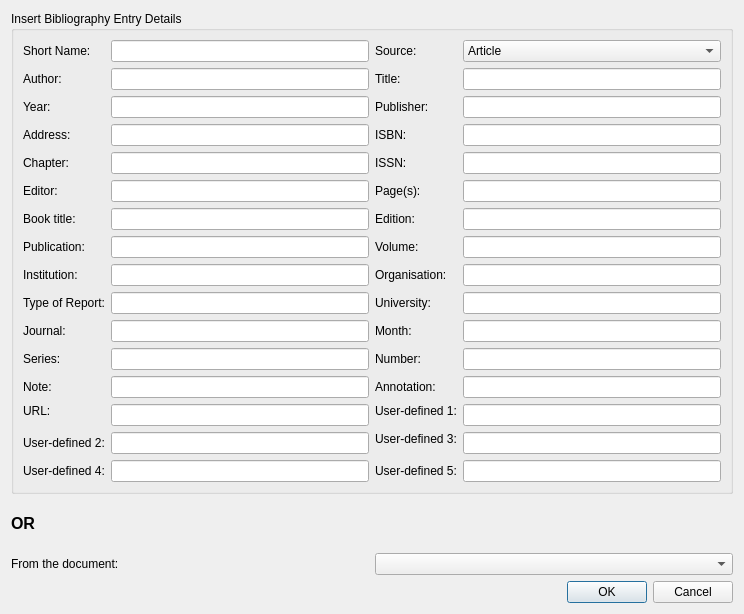
<?xml version="1.0" encoding="UTF-8"?>
<ui version="4.0">
 <class>InsertCitationDialog</class>
 <widget class="QDialog" name="InsertCitationDialog">
  <property name="windowModality">
   <enum>Qt::ApplicationModal</enum>
  </property>
  <property name="geometry">
   <rect>
    <x>0</x>
    <y>0</y>
    <width>744</width>
    <height>614</height>
   </rect>
  </property>
  <property name="focusPolicy">
   <enum>Qt::NoFocus</enum>
  </property>
  <property name="windowTitle">
   <string>Insert Bibliography entry</string>
  </property>
  <property name="sizeGripEnabled">
   <bool>false</bool>
  </property>
  <property name="modal">
   <bool>true</bool>
  </property>
  <layout class="QGridLayout" name="gridLayout_2">
   <item row="0" column="0">
    <widget class="QGroupBox" name="groupBox">
     <property name="title">
      <string>Insert Bibliography Entry Details</string>
     </property>
     <layout class="QGridLayout" name="gridLayout">
      <item row="0" column="0">
       <widget class="QLabel" name="shortnameLabel">
        <property name="text">
         <string>Short Name:</string>
        </property>
       </widget>
      </item>
      <item row="0" column="1">
       <widget class="QLineEdit" name="shortName">
        <property name="text">
         <string/>
        </property>
       </widget>
      </item>
      <item row="0" column="2">
       <widget class="QLabel" name="sourcetypeLabel">
        <property name="text">
         <string>Source:</string>
        </property>
       </widget>
      </item>
      <item row="0" column="3">
       <widget class="QComboBox" name="sourceType">
        <item>
         <property name="text">
          <string>Article</string>
         </property>
        </item>
        <item>
         <property name="text">
          <string>Book</string>
         </property>
        </item>
        <item>
         <property name="text">
          <string>Booklet</string>
         </property>
        </item>
        <item>
         <property name="text">
          <string>Conference</string>
         </property>
        </item>
        <item>
         <property name="text">
          <string>Email</string>
         </property>
        </item>
        <item>
         <property name="text">
          <string>Inbook</string>
         </property>
        </item>
        <item>
         <property name="text">
          <string>Incollection</string>
         </property>
        </item>
        <item>
         <property name="text">
          <string>Inproceedings</string>
         </property>
        </item>
        <item>
         <property name="text">
          <string>Journal</string>
         </property>
        </item>
        <item>
         <property name="text">
          <string>Manual</string>
         </property>
        </item>
        <item>
         <property name="text">
          <string>Masters thesis</string>
         </property>
        </item>
        <item>
         <property name="text">
          <string>Misc</string>
         </property>
        </item>
        <item>
         <property name="text">
          <string>PhD thesis</string>
         </property>
        </item>
        <item>
         <property name="text">
          <string>Proceedings</string>
         </property>
        </item>
        <item>
         <property name="text">
          <string>Tech Report</string>
         </property>
        </item>
        <item>
         <property name="text">
          <string>Unpublished</string>
         </property>
        </item>
        <item>
         <property name="text">
          <string>WWW</string>
         </property>
        </item>
        <item>
         <property name="text">
          <string>custom 1</string>
         </property>
        </item>
        <item>
         <property name="text">
          <string>custom 2</string>
         </property>
        </item>
        <item>
         <property name="text">
          <string>custom 3</string>
         </property>
        </item>
        <item>
         <property name="text">
          <string>custom 4</string>
         </property>
        </item>
        <item>
         <property name="text">
          <string>custom 5</string>
         </property>
        </item>
       </widget>
      </item>
      <item row="1" column="0">
       <widget class="QLabel" name="authorLabel">
        <property name="text">
         <string>Author:</string>
        </property>
       </widget>
      </item>
      <item row="1" column="1">
       <widget class="QLineEdit" name="author"/>
      </item>
      <item row="1" column="2">
       <widget class="QLabel" name="titleLabel">
        <property name="text">
         <string>Title:</string>
        </property>
       </widget>
      </item>
      <item row="1" column="3">
       <widget class="QLineEdit" name="title"/>
      </item>
      <item row="2" column="0">
       <widget class="QLabel" name="yearLabel">
        <property name="text">
         <string>Year:</string>
        </property>
       </widget>
      </item>
      <item row="2" column="1">
       <widget class="QLineEdit" name="year"/>
      </item>
      <item row="2" column="2">
       <widget class="QLabel" name="publisherLabel">
        <property name="text">
         <string>Publisher:</string>
        </property>
       </widget>
      </item>
      <item row="2" column="3">
       <widget class="QLineEdit" name="publisher"/>
      </item>
      <item row="3" column="0">
       <widget class="QLabel" name="addressLabel">
        <property name="text">
         <string>Address:</string>
        </property>
       </widget>
      </item>
      <item row="3" column="1">
       <widget class="QLineEdit" name="address"/>
      </item>
      <item row="3" column="2">
       <widget class="QLabel" name="isbnLabel">
        <property name="text">
         <string>ISBN:</string>
        </property>
       </widget>
      </item>
      <item row="3" column="3">
       <widget class="QLineEdit" name="isbn"/>
      </item>
      <item row="4" column="0">
       <widget class="QLabel" name="chapterLabel">
        <property name="text">
         <string>Chapter:</string>
        </property>
       </widget>
      </item>
      <item row="4" column="1">
       <widget class="QLineEdit" name="chapter"/>
      </item>
      <item row="4" column="2">
       <widget class="QLabel" name="issnLabel">
        <property name="text">
         <string>ISSN:</string>
        </property>
       </widget>
      </item>
      <item row="4" column="3">
       <widget class="QLineEdit" name="issn"/>
      </item>
      <item row="5" column="0">
       <widget class="QLabel" name="editorLabel">
        <property name="text">
         <string>Editor:</string>
        </property>
       </widget>
      </item>
      <item row="5" column="1">
       <widget class="QLineEdit" name="editor"/>
      </item>
      <item row="5" column="2">
       <widget class="QLabel" name="pagesLabel">
        <property name="text">
         <string>Page(s):</string>
        </property>
       </widget>
      </item>
      <item row="5" column="3">
       <widget class="QLineEdit" name="pages"/>
      </item>
      <item row="6" column="0">
       <widget class="QLabel" name="booktitleLabel">
        <property name="text">
         <string>Book title:</string>
        </property>
       </widget>
      </item>
      <item row="6" column="1">
       <widget class="QLineEdit" name="booktitle"/>
      </item>
      <item row="6" column="2">
       <widget class="QLabel" name="editionLabel">
        <property name="text">
         <string>Edition:</string>
        </property>
       </widget>
      </item>
      <item row="6" column="3">
       <widget class="QLineEdit" name="edition"/>
      </item>
      <item row="7" column="0">
       <widget class="QLabel" name="publicationLabel">
        <property name="text">
         <string>Publication:</string>
        </property>
       </widget>
      </item>
      <item row="7" column="1">
       <widget class="QLineEdit" name="publication"/>
      </item>
      <item row="7" column="2">
       <widget class="QLabel" name="volumeLabel">
        <property name="text">
         <string>Volume:</string>
        </property>
       </widget>
      </item>
      <item row="7" column="3">
       <widget class="QLineEdit" name="volume"/>
      </item>
      <item row="8" column="0">
       <widget class="QLabel" name="institutionLabel">
        <property name="text">
         <string>Institution:</string>
        </property>
       </widget>
      </item>
      <item row="8" column="1">
       <widget class="QLineEdit" name="institution"/>
      </item>
      <item row="8" column="2">
       <widget class="QLabel" name="organisationLabel">
        <property name="text">
         <string>Organisation:</string>
        </property>
       </widget>
      </item>
      <item row="8" column="3">
       <widget class="QLineEdit" name="organisation"/>
      </item>
      <item row="9" column="0">
       <widget class="QLabel" name="reporttypeLabel">
        <property name="text">
         <string>Type of Report:</string>
        </property>
       </widget>
      </item>
      <item row="9" column="1">
       <widget class="QLineEdit" name="reporttype"/>
      </item>
      <item row="9" column="2">
       <widget class="QLabel" name="schoolLabel">
        <property name="text">
         <string>University:</string>
        </property>
       </widget>
      </item>
      <item row="9" column="3">
       <widget class="QLineEdit" name="school"/>
      </item>
      <item row="10" column="0">
       <widget class="QLabel" name="journalLabel">
        <property name="text">
         <string>Journal:</string>
        </property>
       </widget>
      </item>
      <item row="10" column="1">
       <widget class="QLineEdit" name="journal"/>
      </item>
      <item row="10" column="2">
       <widget class="QLabel" name="monthLabel">
        <property name="text">
         <string>Month:</string>
        </property>
       </widget>
      </item>
      <item row="10" column="3">
       <widget class="QLineEdit" name="month"/>
      </item>
      <item row="11" column="0">
       <widget class="QLabel" name="seriesLabel">
        <property name="text">
         <string>Series:</string>
        </property>
       </widget>
      </item>
      <item row="11" column="1">
       <widget class="QLineEdit" name="series"/>
      </item>
      <item row="11" column="2">
       <widget class="QLabel" name="numberLabel">
        <property name="text">
         <string>Number:</string>
        </property>
       </widget>
      </item>
      <item row="11" column="3">
       <widget class="QLineEdit" name="number"/>
      </item>
      <item row="12" column="0">
       <widget class="QLabel" name="noteLabel">
        <property name="text">
         <string>Note:</string>
        </property>
       </widget>
      </item>
      <item row="12" column="1">
       <widget class="QLineEdit" name="note"/>
      </item>
      <item row="12" column="2">
       <widget class="QLabel" name="annotationLabel">
        <property name="text">
         <string>Annotation:</string>
        </property>
       </widget>
      </item>
      <item row="12" column="3">
       <widget class="QLineEdit" name="annotation"/>
      </item>
      <item row="13" column="0">
       <widget class="QLabel" name="urlLabel">
        <property name="text">
         <string>URL:</string>
        </property>
       </widget>
      </item>
      <item row="13" column="1" rowspan="2">
       <widget class="QLineEdit" name="url"/>
      </item>
      <item row="13" column="2">
       <widget class="QLabel" name="ud1Label">
        <property name="text">
         <string>User-defined 1:</string>
        </property>
       </widget>
      </item>
      <item row="13" column="3" rowspan="2">
       <widget class="QLineEdit" name="ud1"/>
      </item>
      <item row="14" column="2" rowspan="2">
       <widget class="QLabel" name="ud3Label">
        <property name="text">
         <string>User-defined 3:</string>
        </property>
       </widget>
      </item>
      <item row="15" column="0">
       <widget class="QLabel" name="ud2Label">
        <property name="text">
         <string>User-defined 2:</string>
        </property>
       </widget>
      </item>
      <item row="15" column="1">
       <widget class="QLineEdit" name="ud2"/>
      </item>
      <item row="15" column="3">
       <widget class="QLineEdit" name="ud3"/>
      </item>
      <item row="16" column="0">
       <widget class="QLabel" name="ud4Label">
        <property name="text">
         <string>User-defined 4:</string>
        </property>
       </widget>
      </item>
      <item row="16" column="1">
       <widget class="QLineEdit" name="ud4"/>
      </item>
      <item row="16" column="2">
       <widget class="QLabel" name="ud5Label">
        <property name="text">
         <string>User-defined 5:</string>
        </property>
       </widget>
      </item>
      <item row="16" column="3">
       <widget class="QLineEdit" name="ud5"/>
      </item>
     </layout>
    </widget>
   </item>
   <item row="1" column="0">
    <layout class="QHBoxLayout" name="horizontalLayout">
     <item>
      <widget class="QLabel" name="label_3">
       <property name="font">
        <font>
         <pointsize>12</pointsize>
         <weight>75</weight>
         <bold>true</bold>
        </font>
       </property>
       <property name="text">
        <string>OR</string>
       </property>
      </widget>
     </item>
     <item>
      <spacer name="horizontalSpacer">
       <property name="orientation">
        <enum>Qt::Horizontal</enum>
       </property>
       <property name="sizeHint" stdset="0">
        <size>
         <width>668</width>
         <height>20</height>
        </size>
       </property>
      </spacer>
     </item>
    </layout>
   </item>
   <item row="2" column="0">
    <layout class="QHBoxLayout" name="horizontalLayout_3">
     <item>
      <widget class="QLabel" name="label_4">
       <property name="text">
        <string>From the document:</string>
       </property>
      </widget>
     </item>
     <item>
      <widget class="KComboBox" name="existingCites"/>
     </item>
    </layout>
   </item>
   <item row="3" column="0">
    <layout class="QHBoxLayout" name="horizontalLayout_2">
     <item>
      <spacer name="horizontalSpacer_2">
       <property name="orientation">
        <enum>Qt::Horizontal</enum>
       </property>
       <property name="sizeHint" stdset="0">
        <size>
         <width>528</width>
         <height>20</height>
        </size>
       </property>
      </spacer>
     </item>
     <item>
      <widget class="QDialogButtonBox" name="buttonBox">
       <property name="orientation">
        <enum>Qt::Horizontal</enum>
       </property>
       <property name="standardButtons">
        <set>QDialogButtonBox::Cancel|QDialogButtonBox::Ok</set>
       </property>
      </widget>
     </item>
    </layout>
   </item>
  </layout>
 </widget>
 <customwidgets>
  <customwidget>
   <class>KComboBox</class>
   <extends>QComboBox</extends>
   <header>kcombobox.h</header>
  </customwidget>
 </customwidgets>
 <tabstops>
  <tabstop>shortName</tabstop>
  <tabstop>sourceType</tabstop>
  <tabstop>author</tabstop>
  <tabstop>title</tabstop>
  <tabstop>year</tabstop>
  <tabstop>publisher</tabstop>
  <tabstop>address</tabstop>
  <tabstop>isbn</tabstop>
  <tabstop>chapter</tabstop>
  <tabstop>issn</tabstop>
  <tabstop>editor</tabstop>
  <tabstop>pages</tabstop>
  <tabstop>booktitle</tabstop>
  <tabstop>edition</tabstop>
  <tabstop>publication</tabstop>
  <tabstop>volume</tabstop>
  <tabstop>institution</tabstop>
  <tabstop>organisation</tabstop>
  <tabstop>reporttype</tabstop>
  <tabstop>school</tabstop>
  <tabstop>journal</tabstop>
  <tabstop>month</tabstop>
  <tabstop>series</tabstop>
  <tabstop>number</tabstop>
  <tabstop>note</tabstop>
  <tabstop>annotation</tabstop>
  <tabstop>url</tabstop>
  <tabstop>ud1</tabstop>
  <tabstop>ud2</tabstop>
  <tabstop>ud3</tabstop>
  <tabstop>ud4</tabstop>
  <tabstop>ud5</tabstop>
  <tabstop>existingCites</tabstop>
  <tabstop>buttonBox</tabstop>
 </tabstops>
 <resources/>
 <connections>
  <connection>
   <sender>buttonBox</sender>
   <signal>rejected()</signal>
   <receiver>InsertCitationDialog</receiver>
   <slot>reject()</slot>
   <hints>
    <hint type="sourcelabel">
     <x>684</x>
     <y>589</y>
    </hint>
    <hint type="destinationlabel">
     <x>497</x>
     <y>586</y>
    </hint>
   </hints>
  </connection>
 </connections>
</ui>
